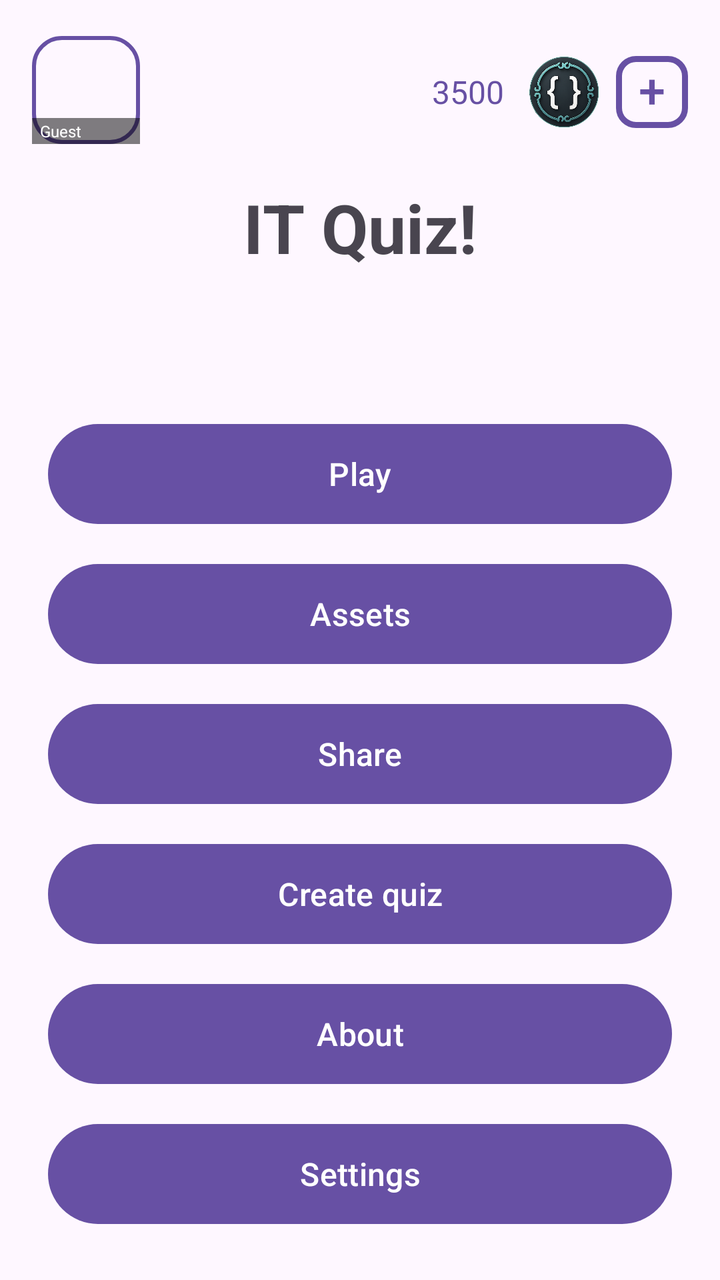
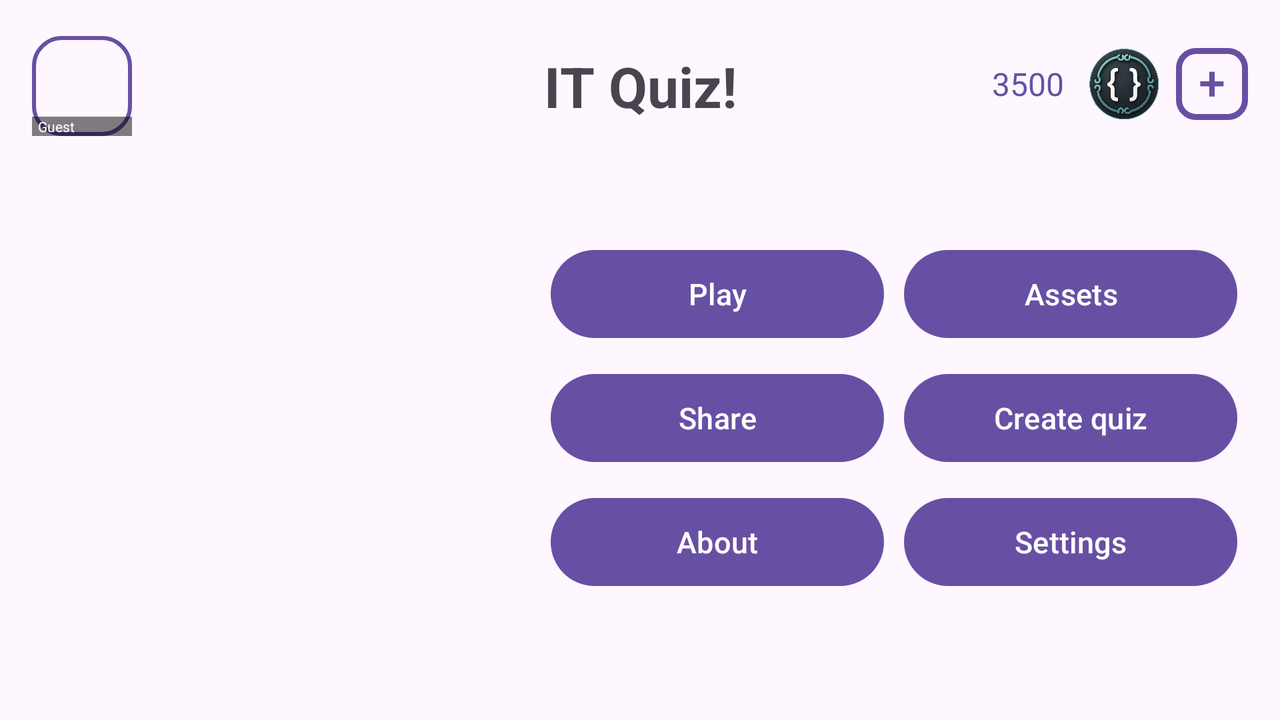

Compare how this app lays out the same screen by default and in its alternative resource folder. The renders come first, then the two layout files and the values they reference.
<!-- AndroidManifest.xml: application theme Theme.Quiz -->
<!-- res/layout/activity_main.xml -->
<?xml version="1.0" encoding="utf-8"?>
<androidx.constraintlayout.widget.ConstraintLayout xmlns:android="http://schemas.android.com/apk/res/android"
    xmlns:app="http://schemas.android.com/apk/res-auto"
    xmlns:tools="http://schemas.android.com/tools"
    android:id="@+id/main"
    android:layout_width="match_parent"
    android:layout_height="match_parent"
    android:background="?attr/colorSurface"
    tools:theme="@style/Theme.Quiz"
    tools:context=".MainActivity">

    <TextView
        android:id="@+id/mainHeader"
        android:layout_width="wrap_content"
        android:layout_height="wrap_content"
        android:layout_marginBottom="12dp"
        android:text="@string/mainHeader"
        android:textAlignment="center"
        android:textSize="34sp"
        android:textStyle="bold"
        app:layout_constraintBottom_toBottomOf="parent"
        app:layout_constraintEnd_toEndOf="parent"
        app:layout_constraintStart_toStartOf="parent"
        app:layout_constraintTop_toTopOf="parent"
        app:layout_constraintVertical_bias="0.156" />

    <FrameLayout
        android:id="@+id/mainTopLeftProfile"
        android:layout_width="54dp"
        android:layout_height="54dp"
        android:layout_marginStart="16dp"
        android:layout_marginTop="18dp"
        android:background="@drawable/bg_question_avatar_slot"
        app:layout_constraintStart_toStartOf="parent"
        app:layout_constraintTop_toTopOf="parent">

        <ImageView
            android:id="@+id/mainTopLeftIcon"
            android:layout_width="48dp"
            android:layout_height="48dp"
            android:layout_gravity="center"
            android:background="@drawable/bg_avatar_image_clip"
            android:clipToOutline="true"
            android:contentDescription="@string/app_name"
            android:scaleType="centerCrop"
            android:src="@drawable/user" />

            <TextView
                android:id="@+id/mainTopLeftNameOverlay"
                android:layout_width="match_parent"
                android:layout_height="wrap_content"
                android:layout_gravity="bottom"
                android:background="#80000000"
                android:ellipsize="end"
                android:maxLines="1"
                android:paddingStart="4dp"
                android:paddingTop="1dp"
                android:paddingEnd="4dp"
                android:paddingBottom="1dp"
                android:textColor="@android:color/white"
                android:textSize="8sp"
                tools:text="Guest" />
    </FrameLayout>

    <ImageView
        android:id="@+id/mainTopLeftCrown"
        android:layout_width="0dp"
        android:layout_height="wrap_content"
        android:layout_marginTop="-32dp"
        android:adjustViewBounds="true"
        android:contentDescription="@string/app_name"
        android:scaleType="fitCenter"
        android:visibility="gone"
        app:layout_constraintEnd_toEndOf="@+id/mainTopLeftProfile"
        app:layout_constraintStart_toStartOf="@+id/mainTopLeftProfile"
        app:layout_constraintTop_toTopOf="@+id/mainTopLeftProfile" />

    <include
        android:id="@+id/mainCurrencyBar"
        layout="@layout/currency_bar_full"
        android:layout_width="wrap_content"
        android:layout_height="wrap_content"
        android:layout_marginTop="28dp"
        android:layout_marginEnd="16dp"
        app:layout_constraintEnd_toEndOf="parent"
        app:layout_constraintTop_toTopOf="parent" />

    <ImageView
        android:id="@+id/mainHeroImage"
        android:layout_width="0dp"
        android:layout_height="0dp"
        android:layout_marginTop="12dp"
        android:adjustViewBounds="true"
        android:background="@android:color/transparent"
        android:contentDescription="@null"
        android:scaleType="fitCenter"
        tools:src="@drawable/quiz_hero"
        app:layout_constraintTop_toBottomOf="@id/mainHeader"
        app:layout_constraintBottom_toTopOf="@id/mainActions"
        app:layout_constraintStart_toStartOf="parent"
        app:layout_constraintEnd_toEndOf="parent"
        app:layout_constraintDimensionRatio="1:1"
        app:layout_constraintWidth_max="180dp"
        app:layout_constraintHeight_max="180dp" />

    <LinearLayout
        android:id="@+id/mainActions"
        android:layout_width="0dp"
        android:layout_height="wrap_content"
        android:layout_marginStart="24dp"
        android:layout_marginEnd="24dp"
        android:orientation="vertical"
        android:paddingBottom="24dp"
        app:layout_constraintBottom_toBottomOf="parent"
        app:layout_constraintEnd_toEndOf="parent"
        app:layout_constraintStart_toStartOf="parent"
        app:layout_constraintWidth_max="320dp">

        <Button
            android:id="@+id/buttonPlay"
            android:layout_width="match_parent"
            android:layout_height="58dp"
            android:layout_marginBottom="12dp"
            android:text="@string/button_play"
            android:textSize="16sp" />

        <Button
            android:id="@+id/buttonAssets"
            android:layout_width="match_parent"
            android:layout_height="58dp"
            android:layout_marginBottom="12dp"
            android:text="@string/button_assets"
            android:textSize="16sp" />

        <Button
            android:id="@+id/buttonShare"
            android:layout_width="match_parent"
            android:layout_height="58dp"
            android:layout_marginBottom="12dp"
            android:text="@string/button_share"
            android:textSize="16sp" />

        <Button
            android:id="@+id/buttonCreateQuiz"
            android:layout_width="match_parent"
            android:layout_height="58dp"
            android:layout_marginBottom="12dp"
            android:text="@string/button_create_quiz"
            android:textSize="16sp" />

        <Button
            android:id="@+id/buttonAbout"
            android:layout_width="match_parent"
            android:layout_height="58dp"
            android:layout_marginBottom="12dp"
            android:text="@string/button_about"
            android:textSize="16sp" />

        <Button
            android:id="@+id/buttonSettins"
            android:layout_width="match_parent"
            android:layout_height="58dp"
            android:text="@string/button_settings"
            android:textSize="16sp" />
    </LinearLayout>

</androidx.constraintlayout.widget.ConstraintLayout>
<!-- res/layout/currency_bar_full.xml (included above) -->
<?xml version="1.0" encoding="utf-8"?>
<LinearLayout xmlns:android="http://schemas.android.com/apk/res/android"
    xmlns:app="http://schemas.android.com/apk/res-auto"
    xmlns:tools="http://schemas.android.com/tools"
    android:layout_width="wrap_content"
    android:layout_height="wrap_content"
    android:gravity="center_vertical"
    android:orientation="horizontal">

    <TextView
        android:id="@+id/currencyTopValue"
        android:layout_width="wrap_content"
        android:layout_height="wrap_content"
        android:layout_marginEnd="8dp"
        android:textColor="?attr/colorPrimary"
        android:textSize="16sp"
        tools:text="3500" />

    <ImageView
        android:id="@+id/currencyIconButton"
        android:layout_width="36dp"
        android:layout_height="36dp"
        android:layout_marginStart="4dp"
        android:layout_marginEnd="8dp"
        android:contentDescription="@string/game_mode_currency_title"
        android:src="@drawable/coin" />

    <com.google.android.material.button.MaterialButton
        android:id="@+id/currencyAddButton"
        style="@style/Widget.Material3.Button.OutlinedButton"
        android:layout_width="36dp"
        android:layout_height="36dp"
        android:gravity="center"
        android:includeFontPadding="false"
        android:insetLeft="0dp"
        android:insetTop="0dp"
        android:insetRight="0dp"
        android:insetBottom="0dp"
        android:minWidth="36dp"
        android:minHeight="36dp"
        android:padding="0dp"
        android:text="@string/currency_add_plus"
        android:textColor="?attr/colorPrimary"
        android:textSize="24sp"
        app:backgroundTint="@android:color/transparent"
        app:cornerRadius="10dp"
        app:rippleColor="?attr/colorPrimary"
        app:strokeColor="?attr/colorPrimary"
        app:strokeWidth="3dp" />

</LinearLayout>
<!-- resources referenced by this layout -->
<resources>
  <!-- drawable bg_question_avatar_slot (drawable) -->
  <?xml version="1.0" encoding="utf-8"?>
  <shape xmlns:android="http://schemas.android.com/apk/res/android" android:shape="rectangle">
      <solid android:color="#00000000" />
      <stroke android:width="2dp" android:color="?attr/colorPrimary" />
      <corners android:radius="14dp" />
  </shape>
  <!-- drawable coin: png bitmap (drawable, 166504 bytes) -->
  <string name="app_name">Quiz</string>
  <string name="button_about">About</string>
  <string name="button_assets">Assets</string>
  <string name="button_create_quiz">Create quiz</string>
  <string name="button_play">Play</string>
  <string name="button_settings">Settings</string>
  <string name="button_share">Share</string>
  <string name="currency_add_plus">+</string>
  <string name="game_mode_currency_title">Game currency</string>
  <string name="mainHeader">IT Quiz!</string>
  <style name="Theme.Quiz" parent="Base.Theme.Quiz" />
  <style name="Base.Theme.Quiz" parent="Theme.Material3.DayNight">
          
          
          
          <item name="android:windowBackground">@color/screen_background</item>
          <item name="android:statusBarColor">@color/screen_background</item>
          <item name="android:navigationBarColor">@color/screen_background</item>
          <item name="android:windowAnimationStyle">@style/QuizWindowAnimation</item>
          <item name="android:windowDisablePreview">false</item>
      </style>
  <color name="screen_background">#FFF3F4F6</color>
  <style name="QuizWindowAnimation">
          <item name="android:windowEnterAnimation">@anim/quiz_window_noop</item>
          <item name="android:windowExitAnimation">@anim/quiz_window_noop</item>
          <item name="android:windowShowAnimation">@anim/quiz_window_noop</item>
          <item name="android:windowHideAnimation">@anim/quiz_window_noop</item>
      </style>
</resources>
<!-- res/layout-land/activity_main.xml (the repository's variant of the layout above) -->
<!-- drawn on the phone turned sideways -->
<?xml version="1.0" encoding="utf-8"?>
<androidx.constraintlayout.widget.ConstraintLayout xmlns:android="http://schemas.android.com/apk/res/android"
    xmlns:app="http://schemas.android.com/apk/res-auto"
    xmlns:tools="http://schemas.android.com/tools"
    android:id="@+id/main"
    android:layout_width="match_parent"
    android:layout_height="match_parent"
    android:background="?attr/colorSurface"
    android:paddingStart="16dp"
    android:paddingEnd="16dp"
    tools:context=".MainActivity">

    <FrameLayout
        android:id="@+id/mainTopLeftProfile"
        android:layout_width="50dp"
        android:layout_height="50dp"
        android:layout_marginTop="18dp"
        android:background="@drawable/bg_question_avatar_slot"
        app:layout_constraintStart_toStartOf="parent"
        app:layout_constraintTop_toTopOf="parent">

        <ImageView
            android:id="@+id/mainTopLeftIcon"
            android:layout_width="44dp"
            android:layout_height="44dp"
            android:layout_gravity="center"
            android:background="@drawable/bg_avatar_image_clip"
            android:clipToOutline="true"
            android:contentDescription="@string/app_name"
            android:scaleType="centerCrop"
            android:src="@drawable/user" />

        <TextView
            android:id="@+id/mainTopLeftNameOverlay"
            android:layout_width="match_parent"
            android:layout_height="wrap_content"
            android:layout_gravity="bottom"
            android:background="#80000000"
            android:ellipsize="end"
            android:maxLines="1"
            android:paddingStart="3dp"
            android:paddingEnd="3dp"
            android:textColor="@android:color/white"
            android:textSize="7sp"
            tools:text="Guest" />
    </FrameLayout>

    <ImageView
        android:id="@+id/mainTopLeftCrown"
        android:layout_width="50dp"
        android:layout_height="wrap_content"
        android:layout_marginTop="-28dp"
        android:adjustViewBounds="true"
        android:contentDescription="@string/app_name"
        android:scaleType="fitCenter"
        android:visibility="gone"
        app:layout_constraintEnd_toEndOf="@id/mainTopLeftProfile"
        app:layout_constraintStart_toStartOf="@id/mainTopLeftProfile"
        app:layout_constraintTop_toTopOf="@id/mainTopLeftProfile" />

    <include
        android:id="@+id/mainCurrencyBar"
        layout="@layout/currency_bar_full"
        android:layout_width="wrap_content"
        android:layout_height="wrap_content"
        android:layout_marginTop="24dp"
        app:layout_constraintEnd_toEndOf="parent"
        app:layout_constraintTop_toTopOf="parent" />

    <LinearLayout
        android:id="@+id/mainLandscapeContent"
        android:layout_width="0dp"
        android:layout_height="0dp"
        android:layout_marginTop="68dp"
        android:layout_marginBottom="10dp"
        android:gravity="center"
        android:orientation="horizontal"
        app:layout_constraintBottom_toBottomOf="parent"
        app:layout_constraintEnd_toEndOf="parent"
        app:layout_constraintStart_toStartOf="parent"
        app:layout_constraintTop_toTopOf="parent">

        <LinearLayout
            android:layout_width="0dp"
            android:layout_height="match_parent"
            android:layout_weight="0.9"
            android:gravity="center"
            android:orientation="vertical"
            android:padding="8dp">

            <ImageView
                android:id="@+id/mainHeroImage"
                android:layout_width="match_parent"
                android:layout_height="0dp"
                android:layout_weight="1"
                android:layout_marginTop="8dp"
                android:adjustViewBounds="true"
                android:background="@android:color/transparent"
                android:contentDescription="@null"
                android:scaleType="fitCenter"
                android:src="@drawable/quiz_hero" />
        </LinearLayout>

        <GridLayout
            android:id="@+id/mainActions"
            android:layout_width="0dp"
            android:layout_height="wrap_content"
            android:layout_weight="1.25"
            android:alignmentMode="alignMargins"
            android:columnCount="2"
            android:columnOrderPreserved="false"
            android:rowCount="3"
            android:useDefaultMargins="false">

            <Button
                android:id="@+id/buttonPlay"
                android:layout_width="0dp"
                android:layout_height="52dp"
                android:layout_columnWeight="1"
                android:layout_margin="5dp"
                android:text="@string/button_play"
                android:textSize="15sp" />

            <Button
                android:id="@+id/buttonAssets"
                android:layout_width="0dp"
                android:layout_height="52dp"
                android:layout_columnWeight="1"
                android:layout_margin="5dp"
                android:text="@string/button_assets"
                android:textSize="15sp" />

            <Button
                android:id="@+id/buttonShare"
                android:layout_width="0dp"
                android:layout_height="52dp"
                android:layout_columnWeight="1"
                android:layout_margin="5dp"
                android:text="@string/button_share"
                android:textSize="15sp" />

            <Button
                android:id="@+id/buttonCreateQuiz"
                android:layout_width="0dp"
                android:layout_height="52dp"
                android:layout_columnWeight="1"
                android:layout_margin="5dp"
                android:text="@string/button_create_quiz"
                android:textSize="15sp" />

            <Button
                android:id="@+id/buttonAbout"
                android:layout_width="0dp"
                android:layout_height="52dp"
                android:layout_columnWeight="1"
                android:layout_margin="5dp"
                android:text="@string/button_about"
                android:textSize="15sp" />

            <Button
                android:id="@+id/buttonSettins"
                android:layout_width="0dp"
                android:layout_height="52dp"
                android:layout_columnWeight="1"
                android:layout_margin="5dp"
                android:text="@string/button_settings"
                android:textSize="15sp" />
        </GridLayout>
    </LinearLayout>

    <TextView
        android:id="@+id/mainHeader"
        android:layout_width="wrap_content"
        android:layout_height="wrap_content"
        android:gravity="center"
        android:maxLines="1"
        android:text="@string/mainHeader"
        android:textSize="28sp"
        android:textStyle="bold"
        app:layout_constraintBottom_toBottomOf="@+id/mainTopLeftProfile"
        app:layout_constraintEnd_toEndOf="parent"
        app:layout_constraintStart_toStartOf="parent"
        app:layout_constraintTop_toTopOf="@+id/mainTopLeftProfile" />
</androidx.constraintlayout.widget.ConstraintLayout>
